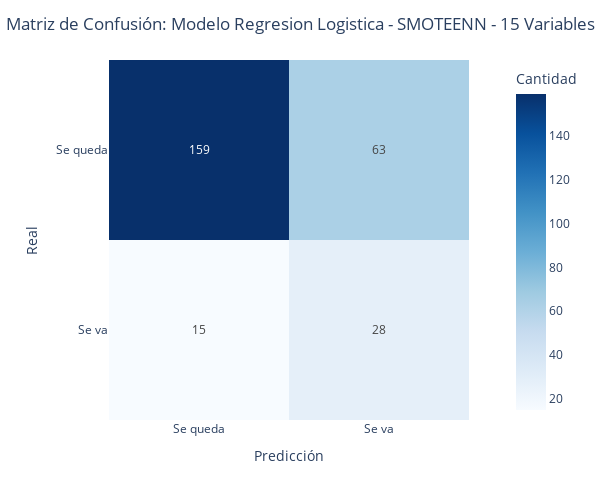

The cell this chart's notebook holds for it:
### Code cell
gr = show_confusion_matrix(y_test, pred, 'Regresion Logistica - SMOTEENN - 15 Variables')
gr

### Figure 1 — Plotly figure (JSON) as saved in the notebook; plotly's stock layout.template omitted (floating-point values rounded to 4 significant figures)
{"data": [{"coloraxis": "coloraxis", "hovertemplate": "Predicción: %{x}<br>Real: %{y}<br>Cantidad: %{z}<extra></extra>", "name": "0", "texttemplate": "%{z}", "type": "heatmap", "x": ["Se queda", "Se va"], "xaxis": "x", "y": ["Se queda", "Se va"], "yaxis": "y", "z": [[159, 63], [15, 28]]}], "layout": {"coloraxis": {"colorbar": {"title": {"text": "Cantidad"}}, "colorscale": [[0, "rgb(247,251,255)"], [0.125, "rgb(222,235,247)"], [0.25, "rgb(198,219,239)"], [0.375, "rgb(158,202,225)"], [0.5, "rgb(107,174,214)"], [0.625, "rgb(66,146,198)"], [0.75, "rgb(33,113,181)"], [0.875, "rgb(8,81,156)"], [1, "rgb(8,48,107)"]]}, "height": 500, "margin": {"t": 60}, "title": {"text": "Matriz de Confusión: Modelo Regresion Logistica - SMOTEENN - 15 Variables", "x": 0.5}, "width": 600, "xaxis": {"anchor": "y", "constrain": "domain", "domain": [0, 1], "scaleanchor": "y", "title": {"text": "Predicción"}}, "yaxis": {"anchor": "x", "autorange": "reversed", "constrain": "domain", "domain": [0, 1], "title": {"text": "Real"}}}}
